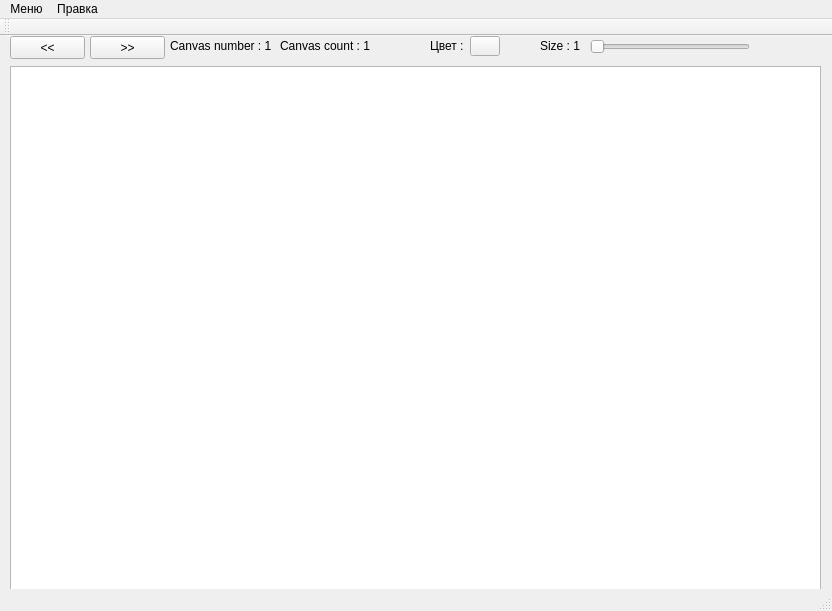
<?xml version="1.0" encoding="UTF-8"?>
<ui version="4.0">
 <class>MainWindow</class>
 <widget class="QMainWindow" name="MainWindow">
  <property name="geometry">
   <rect>
    <x>0</x>
    <y>0</y>
    <width>832</width>
    <height>611</height>
   </rect>
  </property>
  <property name="windowTitle">
   <string>MainWindow</string>
  </property>
  <widget class="QWidget" name="centralWidget">
   <widget class="QGraphicsView" name="graphicsView">
    <property name="enabled">
     <bool>true</bool>
    </property>
    <property name="geometry">
     <rect>
      <x>10</x>
      <y>30</y>
      <width>811</width>
      <height>531</height>
     </rect>
    </property>
    <property name="cursor" stdset="0">
     <cursorShape>ArrowCursor</cursorShape>
    </property>
    <property name="resizeAnchor">
     <enum>QGraphicsView::NoAnchor</enum>
    </property>
   </widget>
   <widget class="QLabel" name="label">
    <property name="geometry">
     <rect>
      <x>540</x>
      <y>0</y>
      <width>50</width>
      <height>20</height>
     </rect>
    </property>
    <property name="text">
     <string>Size : 1</string>
    </property>
   </widget>
   <widget class="QPushButton" name="pushButton_8">
    <property name="geometry">
     <rect>
      <x>470</x>
      <y>0</y>
      <width>30</width>
      <height>20</height>
     </rect>
    </property>
    <property name="text">
     <string/>
    </property>
   </widget>
   <widget class="QLabel" name="label_3">
    <property name="geometry">
     <rect>
      <x>430</x>
      <y>0</y>
      <width>47</width>
      <height>20</height>
     </rect>
    </property>
    <property name="text">
     <string>Цвет :</string>
    </property>
   </widget>
   <widget class="QSlider" name="horizontalSlider">
    <property name="geometry">
     <rect>
      <x>590</x>
      <y>0</y>
      <width>160</width>
      <height>22</height>
     </rect>
    </property>
    <property name="orientation">
     <enum>Qt::Horizontal</enum>
    </property>
   </widget>
   <widget class="QPushButton" name="buttonLeft">
    <property name="geometry">
     <rect>
      <x>10</x>
      <y>0</y>
      <width>75</width>
      <height>23</height>
     </rect>
    </property>
    <property name="text">
     <string>&lt;&lt;</string>
    </property>
   </widget>
   <widget class="QPushButton" name="buttonRigth">
    <property name="geometry">
     <rect>
      <x>90</x>
      <y>0</y>
      <width>75</width>
      <height>23</height>
     </rect>
    </property>
    <property name="text">
     <string>&gt;&gt;</string>
    </property>
   </widget>
   <widget class="QLabel" name="label_2">
    <property name="geometry">
     <rect>
      <x>170</x>
      <y>0</y>
      <width>110</width>
      <height>20</height>
     </rect>
    </property>
    <property name="text">
     <string>Canvas number : 1</string>
    </property>
   </widget>
   <widget class="QLabel" name="label_4">
    <property name="geometry">
     <rect>
      <x>280</x>
      <y>0</y>
      <width>100</width>
      <height>20</height>
     </rect>
    </property>
    <property name="text">
     <string>Canvas count : 1</string>
    </property>
   </widget>
  </widget>
  <widget class="QMenuBar" name="menuBar">
   <property name="geometry">
    <rect>
     <x>0</x>
     <y>0</y>
     <width>832</width>
     <height>21</height>
    </rect>
   </property>
   <widget class="QMenu" name="menumenu">
    <property name="title">
     <string>Меню</string>
    </property>
    <widget class="QMenu" name="menuExport">
     <property name="title">
      <string>Export</string>
     </property>
     <addaction name="actionImage"/>
     <addaction name="actionImage_list"/>
     <addaction name="actionPDF_2"/>
    </widget>
    <addaction name="actionCreate_new_project"/>
    <addaction name="actionOpen_project"/>
    <addaction name="actionSave_project"/>
    <addaction name="menuExport"/>
   </widget>
   <widget class="QMenu" name="menu_2">
    <property name="title">
     <string>Правка</string>
    </property>
    <addaction name="actioncopy"/>
    <addaction name="actionpaste"/>
    <addaction name="actionClear_canvas"/>
   </widget>
   <addaction name="menumenu"/>
   <addaction name="menu_2"/>
  </widget>
  <widget class="QToolBar" name="mainToolBar">
   <attribute name="toolBarArea">
    <enum>TopToolBarArea</enum>
   </attribute>
   <attribute name="toolBarBreak">
    <bool>false</bool>
   </attribute>
  </widget>
  <widget class="QStatusBar" name="statusBar"/>
  <action name="action">
   <property name="text">
    <string>Создать новый проект</string>
   </property>
  </action>
  <action name="action_4">
   <property name="text">
    <string>Image</string>
   </property>
  </action>
  <action name="action_5">
   <property name="text">
    <string>Набор изображений</string>
   </property>
  </action>
  <action name="actionPDF">
   <property name="text">
    <string>PDF</string>
   </property>
  </action>
  <action name="actionCreate_new_project">
   <property name="text">
    <string>Create new project</string>
   </property>
  </action>
  <action name="actionOpen_project">
   <property name="text">
    <string>Open project</string>
   </property>
  </action>
  <action name="actionSave_project">
   <property name="text">
    <string>Save project</string>
   </property>
  </action>
  <action name="actionImage">
   <property name="text">
    <string>Image</string>
   </property>
  </action>
  <action name="actionImage_list">
   <property name="text">
    <string>Image list</string>
   </property>
  </action>
  <action name="actionPDF_2">
   <property name="text">
    <string>PDF</string>
   </property>
  </action>
  <action name="actionclear_all">
   <property name="text">
    <string>clear list</string>
   </property>
  </action>
  <action name="actioncopy">
   <property name="text">
    <string>Copy</string>
   </property>
  </action>
  <action name="actionpaste">
   <property name="text">
    <string>paste</string>
   </property>
  </action>
  <action name="actionClear_canvas">
   <property name="text">
    <string>Clear canvas</string>
   </property>
  </action>
 </widget>
 <layoutdefault spacing="6" margin="11"/>
 <resources/>
 <connections/>
</ui>
